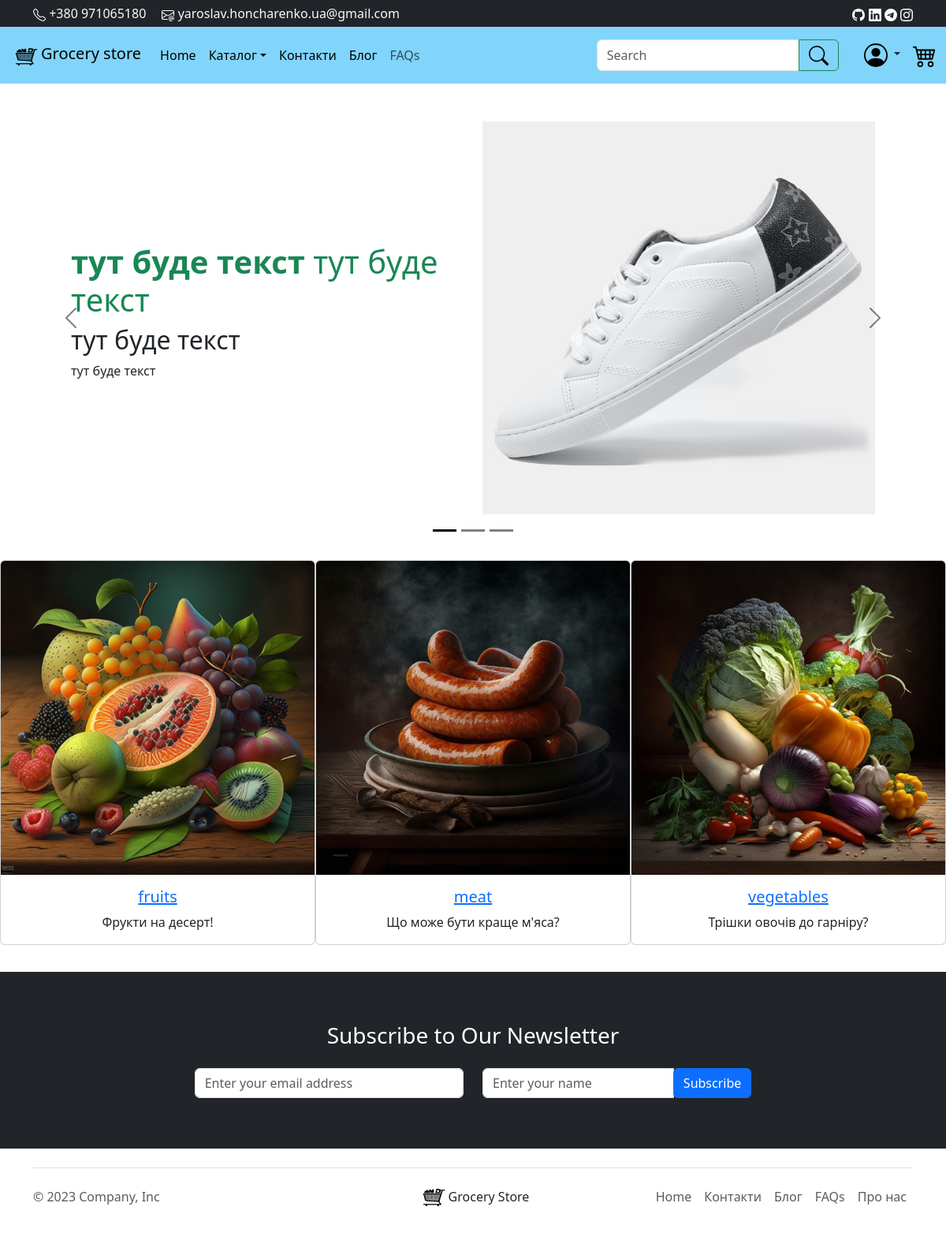
The page / on the database its author committed.
### New_Shop/models.py (models this page shows, shortened)
class Category(models.Model):
    name = models.CharField(max_length=200, blank=False, db_index=True)
    description = models.TextField(max_length=600, blank=False, null=True)
    slug = models.SlugField(max_length=200, db_index=True, unique=True, null=True)
    category_img = models.ImageField(
        upload_to=upload_location_category,
        blank=True,
        null=True,
        height_field='height_field',
        width_field='width_field'
    )
    height_field = models.IntegerField(blank=False,
                                       null=True,
                                       default=0)
    width_field = models.IntegerField(blank=False, null=True, default=0)
    class Meta:
        ordering = ('name',)
        verbose_name = 'Category'
        verbose_name_plural = "Categories"

### New_Shop/views.py (the view)
# urls.py: path('', home_page, name='home_page'),
def home_page(request):
    category_list = Category.objects.all()
    context = {
        'title': 'Shop',
        'categories': category_list
    }
    return render(request, 'home page.html', context)

### templates/home page.html (shortened to what this page needs)
{% extends 'base.html' %}
{% load static %}
{% block content %}
<div id="carouselExampleDark" class="carousel carousel-dark slide" data-bs-ride="carousel">
    <div class="carousel-indicators">
        <button type="button" data-bs-target="#carouselExampleCaptions" data-bs-slide-to="0" class="active"
            aria-current="true" aria-label="Slide 1"></button>
        <button type="button" data-bs-target="#carouselExampleCaptions" data-bs-slide-to="1"
            aria-label="Slide 2"></button>
        <button type="button" data-bs-target="#carouselExampleCaptions" data-bs-slide-to="2"
            aria-label="Slide 3"></button>
    </div>
    <div class="carousel-inner ">
        <div class="carousel-item active">
            <div class="container">
                    <div class="row p-5">
                        <div class="mx-auto col-md-8 col-lg-6 order-lg-last">
                            <img class="img-fluid" src="{% static 'img/banner_img_01.jpg' %}" alt="">
                        </div>
                        <div class="col-lg-6 mb-0 d-flex align-items-center">
                            <div class="text-align-left align-self-center">
                                <h1 class="h1 text-success"><b> тут буде текст</b> тут буде текст</h1>
                                <h3 class="h2"> тут буде текст</h3>
                                <p>
                                     тут буде текст
                                </p>
                            </div>
                        </div>
                    </div>
                </div>
        </div>
    </div>
    <button class="carousel-control-prev" type="button" data-bs-target="#carouselExampleDark" data-bs-slide="prev">
        <span class="carousel-control-prev-icon" aria-hidden="true"></span>
    </button>
    <button class="carousel-control-next" type="button" data-bs-target="#carouselExampleDark" data-bs-slide="next">
        <span class="carousel-control-next-icon" aria-hidden="true"></span>
    </button>
</div>
<div style="display: flex; flex-direction: row; flex-wrap: wrap">
{% if categories %}
    {% for object in categories %}
  <div class="card mx-auto" style="width: 25rem; margin: 10px">
  <a href="/product/{{ object.slug }}"><img src="{{ object.category_img.url }}" class="card-img-top" alt="img"></a>
    <div class="card-body">
      <div style="display: flex; flex-direction: row">
          <h5 class="card-title mx-auto"><a href="/product/{{ object.slug }}">{{ object.name }}</a></h5>
      </div>
      <p class="card-text text-center">{{ object.description }}</p>
    </div>
  </div>
    {% endfor %}
{% else %}
    <strong>There are no categories present.</strong>
{% endif %}
</div>
{% if not user.is_authenticated %}
<section class="bg-dark text-center p-5 mt-4">
  <div class="container p-3">
    <h3 class="text-white mb-4">Subscribe to Our Newsletter</h3>
    <form action="{% url 'New_Shop:subscribe' %}" method="post">
      <div class="form-group row justify-content-center">
        <div class="col-md-6 col-lg-4">
          <div class="input-group">
            <input type="email" class="form-control" id="email" name="email" placeholder="Enter your email address" required>
          </div>
        </div>
        <div class="col-md-6 col-lg-4">
          <div class="input-group">
            <input type="text" class="form-control" id="name" name="name" placeholder="Enter your name" required>
            <div class="input-group-append">
              <button type="submit" class="btn btn-primary">Subscribe</button>
            </div>
          </div>
        </div>
      </div>
    </form>
  </div>
</section>
{% endif %}
{% endblock content %}

### templates/base.html (shortened to what this page needs)
{% load static %}
<!DOCTYPE html>
<html lang="en" >
<head>
    <link href="{% static 'css/bootstrap.min.css' %}" rel="stylesheet" >
    <link rel="stylesheet" href="{% static 'css/base.css' %}">
</head>
<body>
<header class="navbar navbar-expand-lg bg-dark navbar-light d-none d-lg-block"
        id="templatemo_nav_top" style="padding-top: 5px; padding-bottom: 5px;">
  <div class="container text-light">
    <nav class="w-100 d-flex justify-content-between">
      <div style="margin-bottom: 0;">
        <a class="navbar-brand text-light text-decoration-none navbar-sm-brand fs-6" href="tel:380971065180">
          <img src="{% static 'img/telephone.svg' %}" alt="phone"> +380 971065180
        </a>
          <a class="navbar-brand text-light text-decoration-none navbar-sm-brand fs-6"
           href="mailto:yaroslav.honcharenko.ua@gmail.com">
          <img src="{% static 'img/envelope-at.svg' %}" alt="mail"> yaroslav.honcharenko.ua@gmail.com
        </a>
      </div>
        <div style="margin-bottom: 0;">
            <a class="text-light" href="https://github.com/YrslvUa" target="_blank" rel="sponsored">
                <img src="{% static 'img/github.svg' %}" alt="fb"></a>
            <a class="text-light" href="https://www.linkedin.com/in/yrslvua/" target="_blank">
                <img src="{% static 'img/linkedin.svg' %}" alt="lin"></a>
            <a class="text-light" href="https://t.me/Yrsl_v/" target="_blank">
                <img src="{% static 'img/telegram.svg' %}" alt="tg"></a>
            <a class="text-light" href="https://www.instagram.com/yarsl_v/" target="_blank">
                <img src="{% static 'img/instagram.svg' %}" alt="inst"></a>
        </div>
    </nav>
  </div>
</header>
<nav class="navbar sticky-top navbar-expand-lg navbar-light" style="background-color: #81d4fa">
    <div class="container-fluid">
        <a class="navbar-brand" href="/"><img src="{% static 'img/logo.png' %}" alt="logo" width="40"
                                              height="34" class="d-inline-block align-text-top">Grocery store</a>
        <div class="collapse navbar-collapse" id="navbarTogglerDemo02">
            <ul class="navbar-nav me-auto mb-2 mb-lg-0">
                <li class="nav-item">
                    <a class="nav-link active" aria-current="page" href="/">Home</a>
                </li>
                <li class="nav-item dropdown">
                    <a class="nav-link dropdown-toggle" href="#" id="navbarDropdownMenuLink" role="button"
                       data-bs-toggle="dropdown" aria-expanded="false" style="color: black">Каталог</a>
                </li>
                <li class="nav-item">
                    <a class="nav-link" href="/" style="color: black">Контакти</a>
                </li>
                <li class="nav-item">
                    <a class="nav-link" href="/" style="color: black">Блог</a>
                </li>
                <li class="nav-item">
                    <a class="nav-link" href="/">FAQs</a>
                </li>
            </ul>
            <div class="navbar align-self-center d-flex">
                <div class="d-flex align-items-center flex-grow-1">
                    <form class="col-12 col-lg-auto mb-3 mb-lg-0 me-lg-3" action="{% url 'New_Shop:search' %}" method="get">
                        <div class="input-group">
                            <input class="form-control form-control text-bg" type="search"
                                   value="{{ request.GET.q }}" placeholder="Search" aria-label="Search" name="q">
                            <button class="btn btn-outline-success" type="submit">
                                <img src="{% static 'img/search.svg' %}" alt="search">
                            </button>
                        </div>
                    </form>
                </div>
                <div class="d-flex align-items-center ms-3">
                    <a class="nav-item dropdown">
                        <a href="#" class="nav-link dropdown-toggle" data-bs-toggle="dropdown">
                            <img src="{% static 'img/person-circle.svg' %}" alt="fb" width="30"
                                 height="30">
                        </a>
                    <a class="nav-icon position-relative text-decoration-none ms-3" href="{% url 'New_Shop:cart' %}">
                        <img src="{% static 'img/cart.svg' %}" alt="cart" width="30"
                             height="30">
                </a>
                    </a>
               </div>
            </div>
        </div>
    </div>
</nav>
{% block content %}{% endblock %}
<div class="container">
    <footer class="d-flex flex-wrap justify-content-between align-items-center py-3 my-4 border-top">
        <p class="col-md-4 mb-0 text-muted">&copy; 2023 Company, Inc</p>
    <a href="/" class="col-md-4 d-flex align-items-center justify-content-center mb-3 mb-md-0 me-md-auto link-dark text-decoration-none">
        <img src="{% static 'img/logo.png' %}" alt="logo" width="40"
           height="34" class="d-inline-block align-text-top">Grocery Store</a>
    <ul class="nav col-md-4 justify-content-end">
        <li class="nav-item"><a href="/" class="nav-link px-2 text-muted">Home</a></li>
        <li class="nav-item"><a href="/" class="nav-link px-2 text-muted">Контакти</a></li>
        <li class="nav-item"><a href="/" class="nav-link px-2 text-muted">Блог</a></li>
        <li class="nav-item"><a href="/" class="nav-link px-2 text-muted">FAQs</a></li>
        <li class="nav-item"><a href="/" class="nav-link px-2 text-muted">Про нас</a></li>
    </ul>
    </footer>
</div>
</body>
</html>

### rows shown on the page
Category: category_img (picture), name "fruits", description "Фрукти на десерт!"
Category: category_img (picture), name "meat", description "Що може бути краще м'яса?"
Category: category_img (picture), name "vegetables", description "Трішки овочів до гарніру?"
